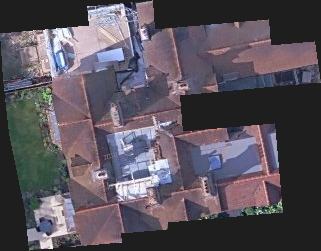
#> input picture data/building_1e44ba_google.png, 321 x 251 px
$ python enhance.py --input data --output out
#> lines starting #> are read from the running program, lines starting #| are printed output that depends on the picture; after the words box and inside, x2 and y2 are one past the last pixel; in counts of white or black regions, pixels touching at a corner belong together
#> in main, img is the input picture: shape (251, 321, 3); mean B, G, R 91.3, 82.1, 88.8
"""Satellite tile enhancement CLI.

Usage:
    python enhance.py --input data/ --output out/ --method classical
    python enhance.py --input data/ --output out/ --method sr
    python enhance.py --input data/ --output out/ --method bicubic   (baseline)

Dataset note: the images are building crops with a flat grey background
(BGR 30,30,30). That background is NOT image content, so it is masked out.
"""
import argparse
from pathlib import Path
from typing import Callable, Optional

import cv2
import numpy as np

IMAGE_EXTS = {".jpg", ".jpeg", ".png"}
BG_COLOUR = 30  # flat grey used as background in the dataset
MODEL_PATH = Path(__file__).parent / "models" / "FSRCNN_x2.pb"


def foreground_mask(img: np.ndarray) -> np.ndarray:
    """Boolean mask, True where the pixel is real image content (not grey bg)."""
    return ~np.all(img == BG_COLOUR, axis=2)
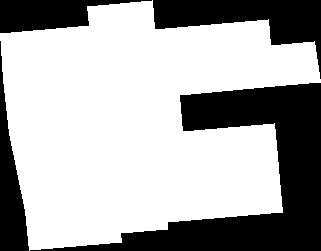
#> returned value: shape (251, 321) bool; 67.3% white; 4 black regions, box (x1, y1, x2, y2) and area: (30, 83, 321, 251) 15592, (153, 0, 321, 79) 5160, (0, 0, 152, 33) 2822, (0, 41, 29, 251) 2787


def classical_enhance(
    img: np.ndarray,
    mask: Optional[np.ndarray] = None,
    denoise_strength: int = 2,
    clahe_clip: float = 1.0,
    sharpen_amount: float = 0.8,
) -> np.ndarray:
    """Classical (no learned model) enhancement of a BGR uint8 image.

    Order matters:
      1. Denoise FIRST - otherwise contrast boost and sharpening amplify
         JPEG blocking and noise.
      2. Contrast (CLAHE) on the L channel only (LAB) - keeps colours stable.
      3. Sharpen LAST (unsharp mask) - sharpen real edges, not noise.
    Set any strength to 0 to switch that step off (used for ablations).
    The grey background is restored afterwards so it never changes.
    """
    if mask is None:
        mask = foreground_mask(img)

    out = img.copy()
    if denoise_strength > 0:
        out = cv2.fastNlMeansDenoisingColored(
            out, None, h=denoise_strength, hColor=denoise_strength,
            templateWindowSize=7, searchWindowSize=21,
        )

    if clahe_clip > 0:
        lab = cv2.cvtColor(out, cv2.COLOR_BGR2LAB)
#> lab: shape (251, 321, 3); mean of channels 0, 1, 2 88.2, 132.6, 124
        l, a, b = cv2.split(lab)
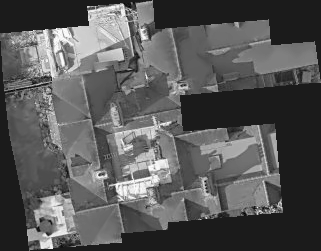
#> l: shape (251, 321); min 2, max 254, mean 88.2
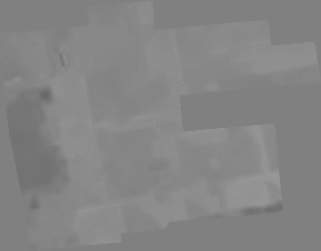
#> a: shape (251, 321); min 102, max 155, mean 132.6
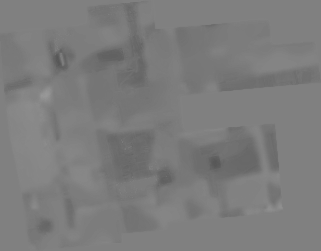
#> b: shape (251, 321); min 87, max 152, mean 124
        clahe = cv2.createCLAHE(clipLimit=clahe_clip, tileGridSize=(8, 8))
        out = cv2.cvtColor(cv2.merge([clahe.apply(l), a, b]), cv2.COLOR_LAB2BGR)
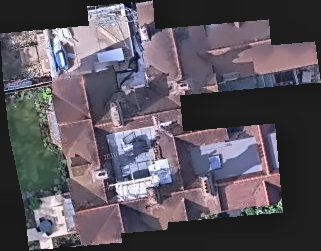
#> out: shape (251, 321, 3); mean B, G, R 93.7, 84.6, 91.4

    if sharpen_amount > 0:
        blurred = cv2.GaussianBlur(out, (0, 0), sigmaX=1.5)
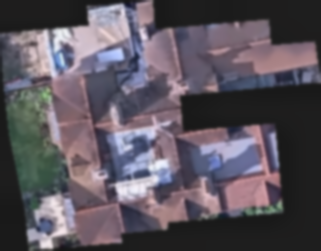
#> blurred: shape (251, 321, 3); mean B, G, R 93.7, 84.7, 91.5
        out = cv2.addWeighted(out, 1.0 + sharpen_amount, blurred, -sharpen_amount, 0)
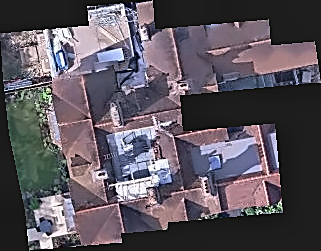
#> out: shape (251, 321, 3); mean B, G, R 93.3, 84.6, 91.1
    out = np.clip(out, 0, 255).astype(np.uint8)

    out[~mask] = img[~mask]  # put the untouched background back
    return out


def bicubic_upscale(img: np.ndarray, scale: int = 2) -> np.ndarray:
    """Baseline: plain bicubic resize."""
    h, w = img.shape[:2]
    return cv2.resize(img, (w * scale, h * scale), interpolation=cv2.INTER_CUBIC)


def load_sr_model(model_path: Path = MODEL_PATH):
    """Load the pretrained FSRCNN x2 model (needs opencv-contrib-python)."""
    if not Path(model_path).exists():
        raise FileNotFoundError(
            f"{model_path} not found. Download FSRCNN_x2.pb into the models/ folder "
            "(see README)."
        )
    sr = cv2.dnn_superres.DnnSuperResImpl_create()
    sr.readModel(str(model_path))
    sr.setModel("fsrcnn", 2)
    return sr


def sr_upscale(img: np.ndarray, sr=None) -> np.ndarray:
    """2x learned super-resolution (pretrained FSRCNN, nothing trained here)."""
    if sr is None:
        sr = load_sr_model()
    return sr.upsample(img)


def get_method(name: str) -> Callable[[np.ndarray], np.ndarray]:
    """Return a function img -> enhanced img for the given method name."""
    if name == "classical":
        return classical_enhance
    if name == "bicubic":
        return bicubic_upscale
    if name == "sr":
        sr = load_sr_model()
        return lambda img: sr_upscale(img, sr)
    raise ValueError(f"Unknown method: {name}")


def main() -> None:
    parser = argparse.ArgumentParser(description="Enhance satellite tiles.")
    parser.add_argument("--input", required=True, help="Folder of input images")
    parser.add_argument("--output", required=True, help="Folder for results")
    parser.add_argument("--method", choices=["classical", "sr", "bicubic"],
                        default="classical")
    parser.add_argument("--denoise", type=int, default=2, help="NLM strength (0=off)")
    parser.add_argument("--clahe", type=float, default=1.0, help="CLAHE clip (0=off)")
    parser.add_argument("--sharpen", type=float, default=0.8, help="Unsharp amount (0=off)")
    args = parser.parse_args()

    in_dir, out_dir = Path(args.input), Path(args.output)
    if not in_dir.is_dir():
        raise SystemExit(f"Input folder not found: {in_dir}")
    out_dir.mkdir(parents=True, exist_ok=True)
    fn = get_method(args.method)
    if args.method == "classical":
        fn = lambda img: classical_enhance(  # noqa: E731
            img, denoise_strength=args.denoise, clahe_clip=args.clahe,
            sharpen_amount=args.sharpen)

    files = sorted(p for p in in_dir.iterdir() if p.suffix.lower() in IMAGE_EXTS)
    if not files:
        raise SystemExit(f"No images found in {in_dir}")

    for path in files:
        img = cv2.imread(str(path))
        if img is None:
            print(f"Skipping unreadable file: {path.name}")
            continue
        result = fn(img)
        cv2.imwrite(str(out_dir / f"{path.stem}.png"), result)  # PNG: no new JPEG loss
        print(f"{path.name}: {img.shape[:2]} -> {result.shape[:2]}")
#| building_1e44ba_google.png: (251, 321) -> (251, 321)
#> pass 2 of the loop in main, `for path in files:`:
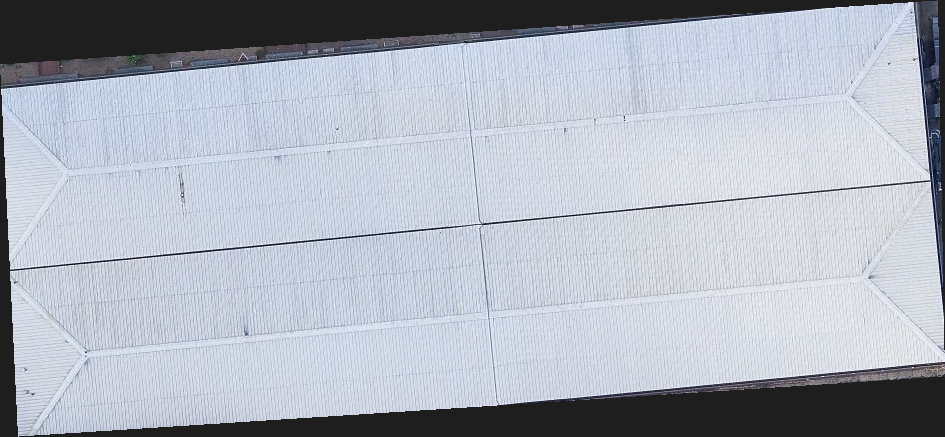
#> input picture data/building_20d961_google.png, 945 x 437 px
#> in main, img is the input picture: shape (437, 945, 3); mean B, G, R 189.3, 178.2, 172.6
#> in foreground_mask (call 2), `return ~np.all(img == BG_COLOUR, axis=2)`:
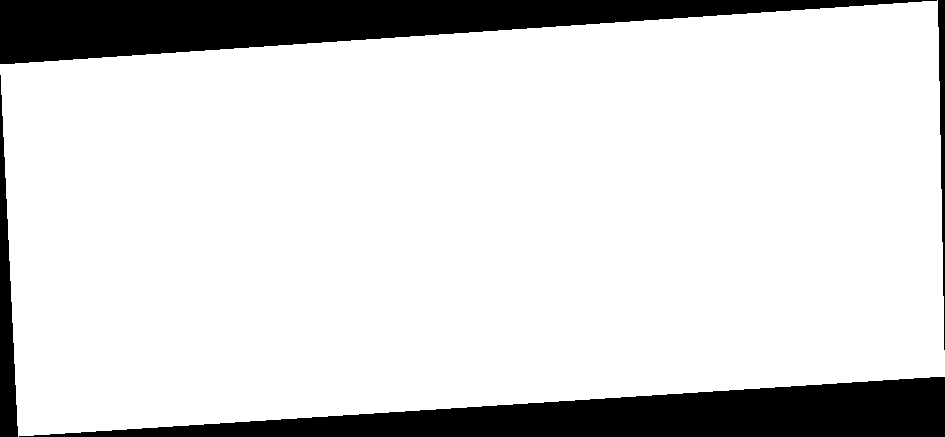
#> returned value: shape (437, 945) bool; 84.7% white; 4 black regions, box (x1, y1, x2, y2) and area: (0, 0, 937, 64) 30453, (19, 377, 945, 437) 28244, (0, 75, 18, 437) 3360, (938, 0, 945, 350) 1320
#> lab: shape (437, 945, 3); mean of channels 0, 1, 2 181.4, 128.1, 121.9
#> l: shape (437, 945)
#> a: shape (437, 945)
#> b: shape (437, 945)
#> blurred: shape (437, 945, 3)
#> in classical_enhance (call 2), `out = cv2.addWeighted(out, 1.0 + sharpen_amount, blurred, -sharpen_amo..`:
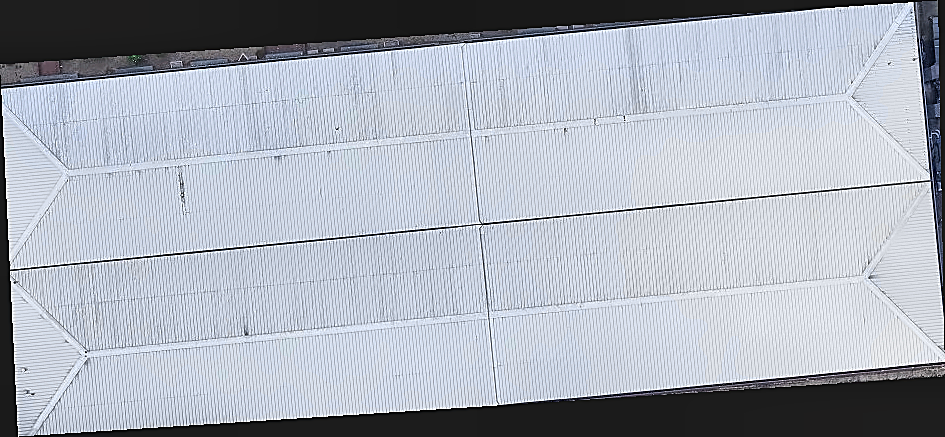
#> out: shape (437, 945, 3); mean B, G, R 185.8, 175.3, 169.5
#| building_20d961_google.png: (437, 945) -> (437, 945)


if __name__ == "__main__":
    main()
